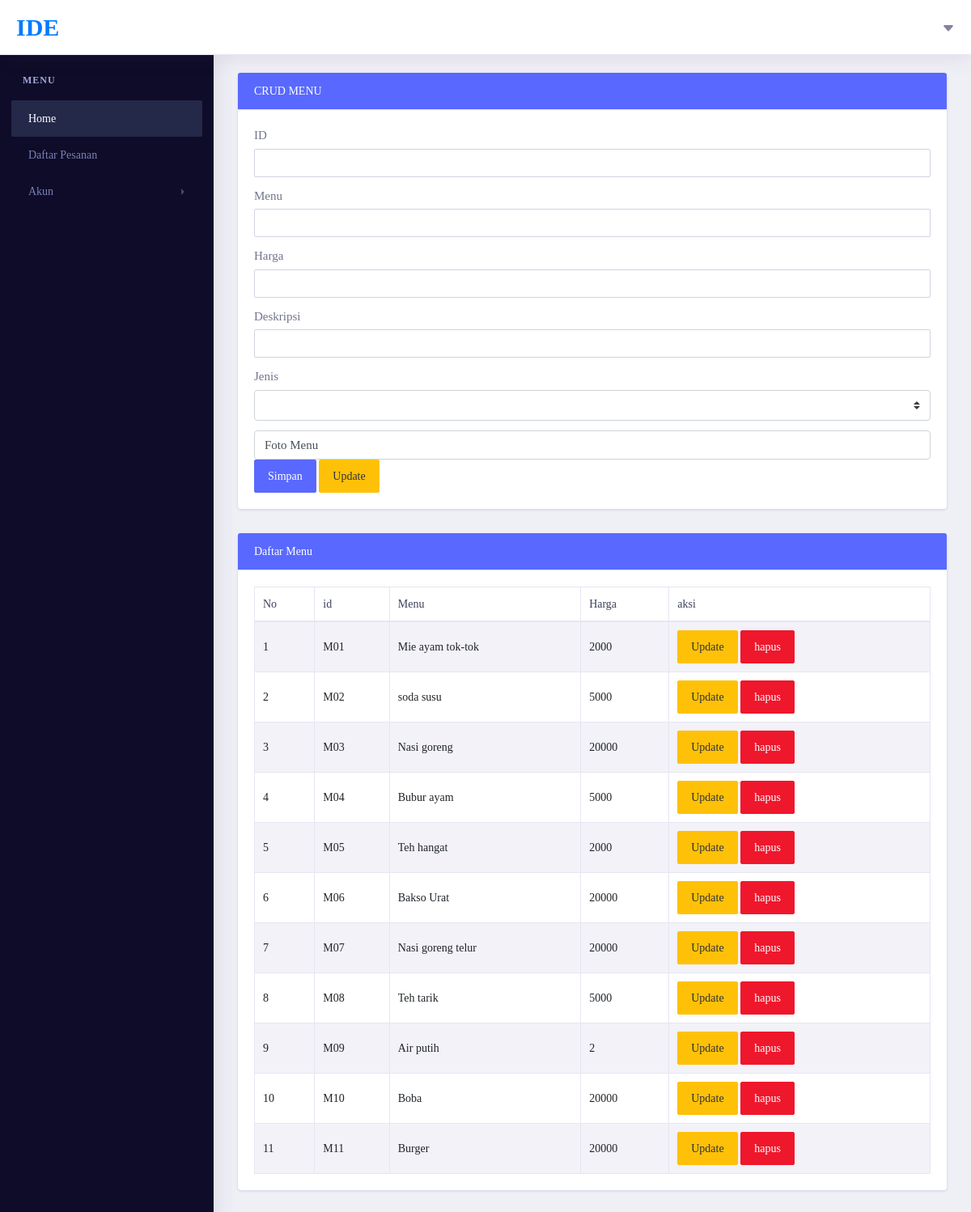
/admin.php (signed in), run on an earlier commit of the app's database.
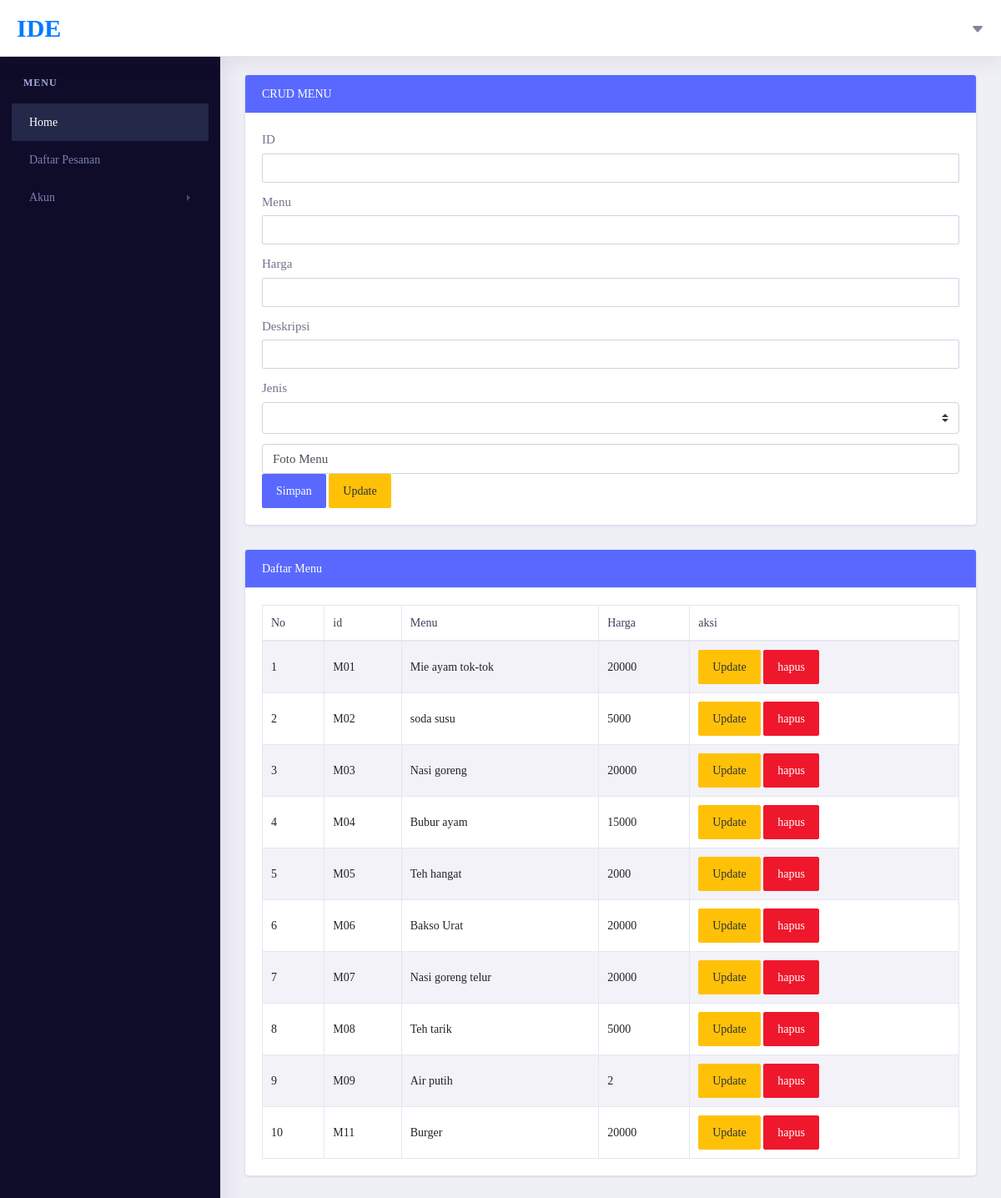
And on a later commit of the database.
### tables this page shows
CREATE TABLE `menu` (
  `id` char(3) NOT NULL,
  `nama` varchar(255) NOT NULL,
  `foto` varchar(255) NOT NULL,
  `deskripsi` varchar(255) NOT NULL,
  `harga` int(11) NOT NULL,
  `jenis` enum('food','drink') NOT NULL
);

### admin.php (the view, shortened to what this page needs)
<?php
include "koneksi.php";
?>
<!DOCTYPE html>
<html lang="en">
    <head>
        <link rel="stylesheet" href="https://stackpath.bootstrapcdn.com/bootstrap/4.4.1/css/bootstrap.min.css">
        <link rel="stylesheet" href="./css/style2.css">
    </head>
    <body>
    <div class="dashboard-main-wrapper">
        <div class="dashboard-header">
            <nav class="navbar navbar-expand-lg bg-white fixed-top">
                <a class="navbar-brand" href="index.html">IDE</a>
                <div class="collapse navbar-collapse " id="navbarSupportedContent">
                    <ul class="navbar-nav ml-auto navbar-right-top">
                        <li class="nav-item dropdown nav-user">
                            <a class="nav-link nav-user-img" href="#" id="navbarDropdownMenuLink2" data-toggle="dropdown" aria-haspopup="true" aria-expanded="false">
                                <svg width="1em" height="1em" viewBox="0 0 16 16" class="bi bi-caret-down-fill" fill="currentColor" xmlns="http://www.w3.org/2000/svg">
                                    <path d="M7.247 11.14L2.451 5.658C1.885 5.013 2.345 4 3.204 4h9.592a1 1 0 0 1 .753 1.659l-4.796 5.48a1 1 0 0 1-1.506 0z"/>
                                </svg>
                            </a>
                        </li>
                    </ul>
                </div>
            </nav>
        </div>
        <div class="nav-left-sidebar sidebar-dark">
            <div class="menu-list">
                <nav class="navbar navbar-expand-lg navbar-light">
                    <div class="collapse navbar-collapse" id="navbarNav">
                        <ul class="navbar-nav flex-column">
                            <li class="nav-divider">
                                Menu
                            </li>
                            <li class="nav-item ">
                                <a class="nav-link active" href="admin.php"><i class="fa fa-fw fa-user-circle"></i>Home<span class="badge badge-success">6</span></a>
                            </li>
                            <li class="nav-item">
                                <a class="nav-link" href="pesanan.php" ><i class="fa fa-fw fa-rocket"></i>Daftar Pesanan</a>
                            </li>
                            <li class="nav-item ">
                                <a class="nav-link" href="#" data-toggle="collapse" aria-expanded="false" data-target="#submenu-1" aria-controls="submenu-1">Akun </a>
                            </li>
                        </ul>
                    </div>
                </nav>
            </div>
        </div>
        <div class="dashboard-wrapper">
            <div class="container-fluid dashboard-content">
            <div class="card">
                <div class="card-header bg-primary text-white">
                CRUD MENU
                </div>
                <div class="card-body">
                    <form method="post" action="" enctype="multipart/form-data">
                        <div class="form-group">
                            <label for="id">ID</label>
                            <input class="form-control" type="text" value ="<?=@$tmpid?>" name="id" required>
                        </div>
                        <div class="form-group">
                            <label for="nama">Menu</label>
                            <input class="form-control" type="text" value ="<?=@$tmpname?>" name="nama" required>
                        </div>
                        <div class="form-group">
                            <label for="harga">Harga</label>
                            <input class="form-control" type="text" value ="<?=@$tmpharga?>" name="harga" require>
                        </div>
                        <div class="form-group">
                            <label for="deskripsi">Deskripsi</label>
                            <input class="form-control" type="text" value ="<?=@$tmpdeskripsi?>" name="deskripsi" required>
                        </div>
                        <div class="form-group">
                            <label for="jenis">Jenis</label>
                            <select class="custom-select" name="jenis" required>
                                <option value="<?=@$tmpjenis?>" selected><?=@$tmpjenis?></option>
                                <option value="food">food</option>
                            </select>
                        </div>
                        <div class="input-group">
                            <div class="custom-file">
                                <label class="custom-file-label" for="customFile">Foto Menu</label>
                            </div>
                        </div>
                        <input type="submit" class="btn btn-primary" name="simpan" value="Simpan">
                        <input type="submit" class="btn btn-warning" name="update" value="Update">
                    </form>
                </div>
            </div>
            <div class="card mt-3">
                <div class="card-header bg-primary text-white">
                Daftar Menu
                </div>
                <div class="card-body">
                    <table class="table table-bordered table-striped">
                        <thead>
                            <tr>
                                <th>No</th>
                                <th>id</th>
                                <th>Menu</th>
                                <th>Harga</th>
                                <th>aksi</th>
                            </tr>
                        </thead>
                        <tbody>
                            <?php
                                $daftar_menu = mysqli_query($link,"select*from menu");
                                $no=0;
                                while($hasil=mysqli_fetch_array($daftar_menu)){ $no++; ?>
                                    <tr>
                                        <td><?= $no?></td>
                                        <td><?= $hasil['id']?></td>
                                        <td><?= $hasil['nama']?></td>
                                        <td><?= $hasil['harga']?></td>
                                        <td>
                                        <a href="admin.php?page=update&menu=<?=$hasil['nama']?>" class="btn btn-warning">Update</a>
                                        <button class="btn btn-danger" onclick="
                                            var konfirmasi = confirm('Yakin ingin menghapus data?');
                                            if(konfirmasi)window.location.href = 'admin.php?page=delete&menu=<?=$hasil['nama']?>';">hapus </button>
                                        </td>
                                    </tr>
                            <?php } ?>
                        </tbody>
                    </table>
                </div>
            </div>
        </div>
    </div>
    </body>
</html>

What changed in the data, as far as the page shows it:
removed menu: id "M10", nama "Boba", harga "20000"
changed menu "Mie ayam tok-tok": harga "2000" → "20000"
changed menu "Bubur ayam": harga "5000" → "15000"
